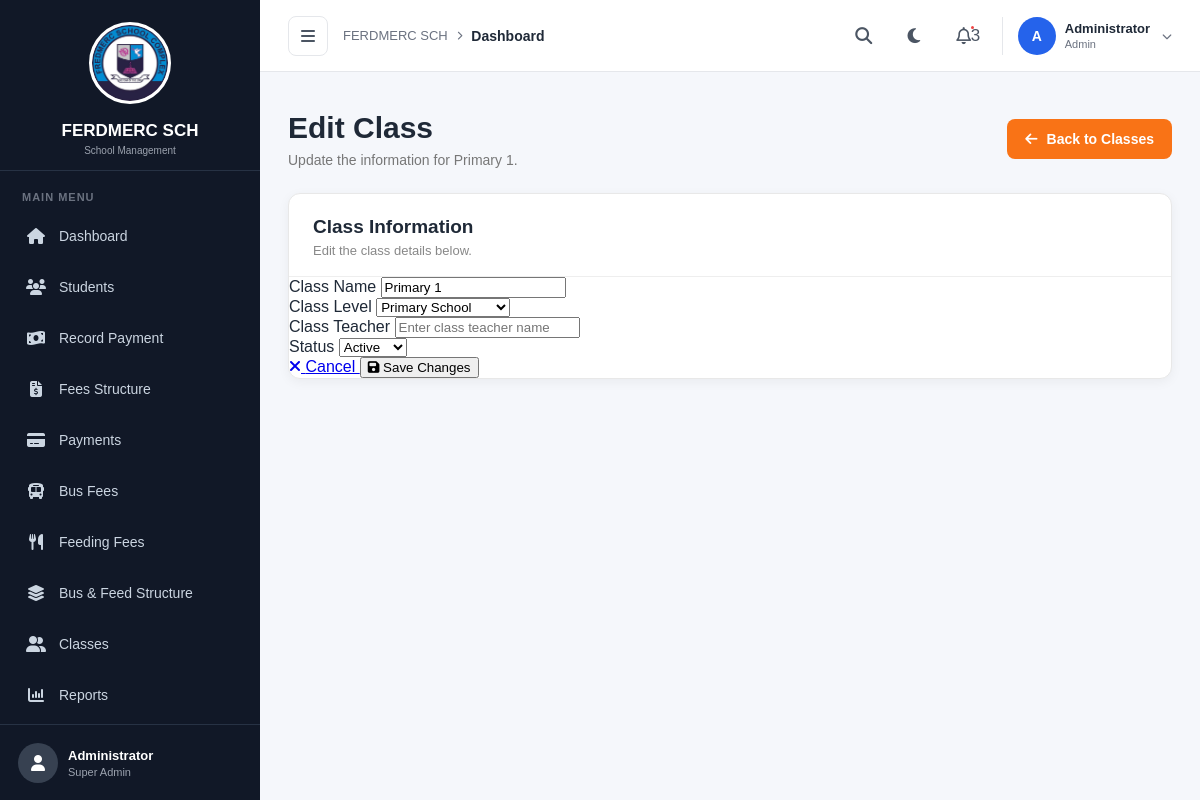
The page /classes/1/edit/ (signed in) on the database its author committed.
### fees/models.py (models this page shows, shortened)
class SchoolSettings(models.Model):
    school_name = models.CharField(
        max_length=200,
        default="School Name"
    )
    logo = models.ImageField(
        upload_to="school/",
        blank=True,
        null=True
    )
    address = models.TextField(
        blank=True,
        null=True
    )
    phone = models.CharField(
        max_length=50,
        blank=True,
        null=True
    )
    email = models.EmailField(
        blank=True,
        null=True
    )
    academic_year = models.CharField(
        max_length=20,
        default="2026/2027"
    )
    school_motto = models.CharField(
        max_length=255,
        blank=True,
        null=True
    )

class SchoolClass(models.Model):
    LEVEL_CHOICES = [
        ("Junior High School", "Junior High School"),
        ("Primary School", "Primary School"),
        ("Kindergarten", "Kindergarten"),
        ("Playgroup", "Playgroup"),
    ]
    STATUS_CHOICES = [
        ("Active", "Active"),
        ("Inactive", "Inactive"),
    ]
    name = models.CharField(max_length=100)
    level = models.CharField(
        max_length=50,
        choices=LEVEL_CHOICES
    )
    class_teacher = models.CharField(
        max_length=150,
        blank=True,
        null=True
    )
    status = models.CharField(
        max_length=20,
        choices=STATUS_CHOICES,
        default="Active"
    )
    created_at = models.DateTimeField(
        auto_now_add=True
    )
    updated_at = models.DateTimeField(
        auto_now=True
    )

### fees/views.py (the view, shortened to what this page needs)
@login_required
@role_required("school_fees")
def edit_class(request, class_id):
    school_class = get_object_or_404(
        SchoolClass,
        id=class_id
    )
    old_name = school_class.name
    return render(
        request,
        "fees/edit_class.html",
        {
            "school_class": school_class
        }
    )

### fees/context_processors.py (called while the page is built)
def school_settings(request):
    settings = SchoolSettings.objects.first()
    if not settings:
        settings = SchoolSettings.objects.create()
    return {
        "school_settings": settings
    }

### fees/views.py (called while the page is built, shortened)
def role_required(*allowed_roles):
    def decorator(view_func):
        @wraps(view_func)
        def wrapper(request, *args, **kwargs):
            if request.user.is_superuser:
                return view_func(
                    request,
                    *args,
                    **kwargs
                )
        return wrapper
    return decorator

### templates/fees/edit_class.html (shortened to what this page needs)
{% extends "fees/base.html" %}
{% load static %}
{% block extra_css %}
<link rel="stylesheet" href="{% static 'css/classes.css' %}">
{% endblock %}
{% block content %}
<div class="classes-page">
    <div class="page-header">
        <div>
            <h1>Edit Class</h1>
            <p>
                Update the information for {{ school_class.name }}.
            </p>
        </div>
        <a
            href="{% url 'classes' %}"
            class="add-class-btn"
        >
            <i class="fas fa-arrow-left"></i>
            <span>Back to Classes</span>
        </a>
    </div>
    <div class="classes-card">
        <div class="card-heading">
            <div>
                <h2>Class Information</h2>
                <p>
                    Edit the class details below.
                </p>
            </div>
        </div>
        <form
            method="POST"
            class="class-form"
        >
            <div class="form-group">
                <label for="name">
                    Class Name
                </label>
                <input
                    type="text"
                    id="name"
                    name="name"
                    value="{{ school_class.name }}"
                    placeholder="Enter class name"
                    required
                >
            </div>
            <div class="form-group">
                <label for="level">
                    Class Level
                </label>
                <select
                    id="level"
                    name="level"
                    required
                >
                    <option
                        value="Primary School"
                        {% if school_class.level == "Primary School" %}selected{% endif %}
                    >
                        Primary School
                    </option>
                </select>
            </div>
            <div class="form-group">
                <label for="class_teacher">
                    Class Teacher
                </label>
                <input
                    type="text"
                    id="class_teacher"
                    name="class_teacher"
                    value="{{ school_class.class_teacher|default:'' }}"
                    placeholder="Enter class teacher name"
                >
            </div>
            <div class="form-group">
                <label for="status">
                    Status
                </label>
                <select
                    id="status"
                    name="status"
                    required
                >
                    <option
                        value="Active"
                        {% if school_class.status == "Active" %}selected{% endif %}
                    >
                        Active
                    </option>
                </select>
            </div>
            <div class="form-actions">
                <a
                    href="{% url 'classes' %}"
                    class="cancel-btn"
                >
                    <i class="fas fa-times"></i>
                    Cancel
                </a>
                <button
                    type="submit"
                    class="save-btn"
                >
                    <i class="fas fa-save"></i>
                    Save Changes
                </button>
            </div>
        </form>
    </div>
</div>
{% endblock %}

### templates/fees/base.html (shortened to what this page needs)
{% load static %}
<!DOCTYPE html>
<html lang="en">
<head>
    <link
        rel="stylesheet"
        href="https://cdnjs.cloudflare.com/ajax/libs/font-awesome/6.5.2/css/all.min.css"
    >
    <link
        rel="stylesheet"
        href="{% static 'css/base.css' %}"
    >
    {% block extra_css %}{% endblock %}
</head>
<body>
<aside class="sidebar" id="sidebar">
    <div class="sidebar-logo">
        {% if school_settings.logo %}
            <div class="school-logo-image">
                <img
                    src="{{ school_settings.logo.url }}"
                    alt="{{ school_settings.school_name }}"
                >
            </div>
        {% else %}
            <div class="logo-icon">
                <i class="fa-solid fa-graduation-cap"></i>
            </div>
        {% endif %}
        <div class="logo-text">
            <h2>
                {{ school_settings.school_name|default:"Smart Fee" }}
            </h2>
            <span>
                School Management
            </span>
        </div>
    </div>
    <nav class="sidebar-nav">
        {% if request.user.is_superuser or request.user.profile.role == "administrator" %}
            <p class="menu-label">
                MAIN MENU
            </p>
            <a
                href="{% url 'home' %}"
                class="nav-item"
            >
                <i class="fas fa-home"></i>
                <span>
                    Dashboard
                </span>
            </a>
            <a
                href="{% url 'students' %}"
                class="nav-item"
            >
                <i class="fas fa-users"></i>
                <span>
                    Students
                </span>
            </a>
            <a
                href="{% url 'record_payment' %}"
                class="nav-item"
            >
                <i class="fas fa-money-bill-wave"></i>
                <span>
                    Record Payment
                </span>
            </a>
            <a
                href="{% url 'fees_structure' %}"
                class="nav-item"
            >
                <i class="fas fa-file-invoice-dollar"></i>
                <span>
                    Fees Structure
                </span>
            </a>
            <a
                href="{% url 'payments' %}"
                class="nav-item"
            >
                <i class="fas fa-credit-card"></i>
                <span>
                    Payments
                </span>
            </a>
            <a
                href="{% url 'bus_fees' %}"
                class="nav-item"
            >
                <i class="fas fa-bus"></i>
                <span>
                    Bus Fees
                </span>
            </a>
            <a
                href="{% url 'feeding_fees' %}"
                class="nav-item"
            >
                <i class="fas fa-utensils"></i>
                <span>
                    Feeding Fees
                </span>
            </a>
            <a
                href="{% url 'bus_fee_structure' %}"
                class="nav-item"
            >
                <i class="fas fa-layer-group"></i>
                <span>
                    Bus & Feed Structure
                </span>
            </a>
            <a
                href="{% url 'classes' %}"
                class="nav-item"
            >
                <i class="fas fa-user-group"></i>
                <span>
                    Classes
                </span>
            </a>
            <a
                href="{% url 'reports' %}"
                class="nav-item"
            >
                <i class="fas fa-chart-column"></i>
                <span>
                    Reports
                </span>
            </a>
        {% endif %}
    </nav>
    <div class="sidebar-footer">
        <div class="user-avatar">
            <i class="fa-solid fa-user"></i>
        </div>
        <div class="sidebar-user">
            {% if request.user.is_superuser %}
                <strong>
                    Administrator
                </strong>
                <span>
                    Super Admin
                </span>
            {% endif %}
        </div>
    </div>
</aside>
<div
    class="main-wrapper"
    id="mainWrapper"
>
    <header class="topbar">
        <div class="topbar-left">
            <button
                type="button"
                class="sidebar-toggle"
                id="sidebarToggle"
                onclick="toggleSidebar()"
            >
                <i class="fa-solid fa-bars"></i>
            </button>
            <div class="breadcrumb-area">
                <span class="breadcrumb-main">
                    {{ school_settings.school_name|default:"Smart Fee" }}
                </span>
                <i class="fa-solid fa-chevron-right"></i>
                <span class="breadcrumb-current">
                    {% block breadcrumb %}
                        Dashboard
                    {% endblock %}
                </span>
            </div>
        </div>
        <div class="topbar-right">
            <button
                type="button"
                class="topbar-icon"
                title="Search"
            >
                <i class="fa-solid fa-magnifying-glass"></i>
            </button>
            <button
                type="button"
                class="theme-toggle"
                id="themeToggle"
                onclick="toggleTheme()"
                title="Toggle Light/Dark Mode"
            >
                <i
                    class="fa-solid fa-moon"
                    id="themeIcon"
                ></i>
            </button>
            <button
                type="button"
                class="topbar-icon notification-btn"
                title="Notifications"
            >
                <i class="fa-regular fa-bell"></i>
                <span class="notification-dot">
                    3
                </span>
            </button>
            <div class="topbar-user">
                <div class="topbar-avatar">
                    {% if request.user.is_superuser %}
                        A
                    {% else %}
                        {{ request.user.username|first|upper }}
                    {% endif %}
                </div>
                <div class="topbar-user-info">
                    {% if request.user.is_superuser %}
                        <strong>
                            Administrator
                        </strong>
                        <span>
                            Admin
                        </span>
                    {% endif %}
                </div>
                <i
                    class="fa-solid fa-chevron-down user-arrow"
                ></i>
            </div>
        </div>
    </header>
    <main class="page-content">
        {% block content %}
        {% endblock %}
    </main>
</div>
</body>
</html>

### static/css/classes.css (style rules this page uses)
.classes-page { width: 100%; max-width: 1600px; margin: 0 auto; padding: 10px 0 40px; box-sizing: border-box; }
.classes-page .page-header { display: flex; align-items: center; justify-content: space-between; gap: 20px; margin-bottom: 25px; }
.classes-page .page-header h1 { margin: 0 0 6px; font-size: 30px; font-weight: 700; line-height: 1.2; }
.classes-page .page-header p { margin: 0; font-size: 14px; color: #777; }
.add-class-btn { display: inline-flex; align-items: center; justify-content: center; gap: 9px; padding: 12px 18px; background: #f97316; color: #fff; border-radius: 8px; text-decoration: none; font-size: 14px; font-weight: 600; transition: all 0.2s ease; }
.classes-card { background: #fff; border: 1px solid #e8e8e8; border-radius: 12px; box-shadow: 0 3px 12px rgba(0, 0, 0, 0.05); overflow: hidden; }
.card-heading { display: flex; align-items: center; justify-content: space-between; padding: 22px 24px 18px; border-bottom: 1px solid #eeeeee; }
.card-heading h2 { margin: 0 0 5px; font-size: 19px; font-weight: 700; }
.card-heading p { margin: 0; color: #888; font-size: 13px; }

### rows shown on the page
SchoolSettings: logo (picture), school_name "FERDMERC SCH"
SchoolClass: name "Primary 1", level "Primary School", status "Active"
